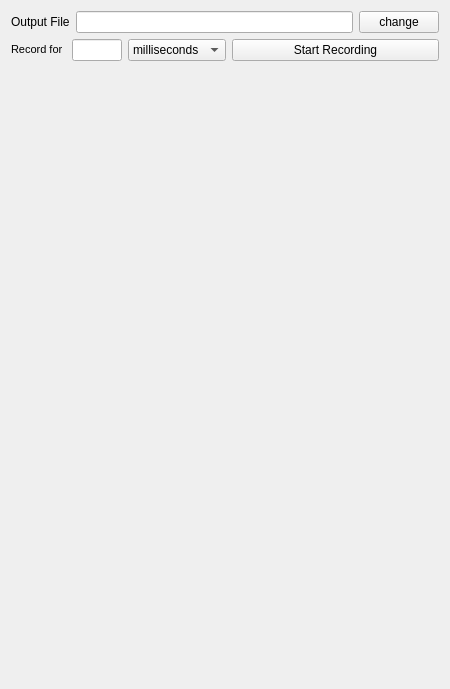
<?xml version="1.0" encoding="UTF-8"?>
<ui version="4.0">
 <class>QmitkIGTLoggerWidgetControls</class>
 <widget class="QWidget" name="QmitkIGTLoggerWidgetControls">
  <property name="geometry">
   <rect>
    <x>0</x>
    <y>0</y>
    <width>450</width>
    <height>689</height>
   </rect>
  </property>
  <property name="windowTitle">
   <string>Form</string>
  </property>
  <layout class="QVBoxLayout" name="verticalLayout_3">
   <item>
    <layout class="QGridLayout" name="gridLayout_2">
     <item row="0" column="0">
      <widget class="QLabel" name="label_2">
       <property name="text">
        <string>Output File</string>
       </property>
      </widget>
     </item>
     <item row="0" column="2">
      <widget class="QPushButton" name="m_pbLoadDir">
       <property name="maximumSize">
        <size>
         <width>90</width>
         <height>16777215</height>
        </size>
       </property>
       <property name="font">
        <font>
         <weight>50</weight>
         <bold>false</bold>
        </font>
       </property>
       <property name="text">
        <string>change</string>
       </property>
       <property name="checkable">
        <bool>false</bool>
       </property>
      </widget>
     </item>
     <item row="0" column="1">
      <widget class="QLineEdit" name="m_leOutputFile">
       <property name="minimumSize">
        <size>
         <width>200</width>
         <height>0</height>
        </size>
       </property>
      </widget>
     </item>
    </layout>
   </item>
   <item>
    <layout class="QHBoxLayout" name="horizontalLayout_2">
     <item>
      <widget class="QLabel" name="label_11">
       <property name="text">
        <string>&lt;!DOCTYPE HTML PUBLIC &quot;-//W3C//DTD HTML 4.0//EN&quot; &quot;http://www.w3.org/TR/REC-html40/strict.dtd&quot;&gt;
&lt;html&gt;&lt;head&gt;&lt;meta name=&quot;qrichtext&quot; content=&quot;1&quot; /&gt;&lt;style type=&quot;text/css&quot;&gt;
p, li { white-space: pre-wrap; }
&lt;/style&gt;&lt;/head&gt;&lt;body style=&quot; font-family:'MS Shell Dlg 2'; font-size:8.25pt; font-weight:400; font-style:normal;&quot;&gt;
&lt;p style=&quot; margin-top:0px; margin-bottom:0px; margin-left:0px; margin-right:0px; -qt-block-indent:0; text-indent:0px;&quot;&gt;&lt;span style=&quot; font-size:8pt;&quot;&gt;Record for &lt;/span&gt;&lt;/p&gt;&lt;/body&gt;&lt;/html&gt;</string>
       </property>
      </widget>
     </item>
     <item>
      <widget class="QLineEdit" name="m_leRecordingValue">
       <property name="maximumSize">
        <size>
         <width>50</width>
         <height>16777215</height>
        </size>
       </property>
      </widget>
     </item>
     <item>
      <widget class="QComboBox" name="m_cbRecordingType">
       <item>
        <property name="text">
         <string>milliseconds</string>
        </property>
       </item>
       <item>
        <property name="text">
         <string># samples</string>
        </property>
       </item>
       <item>
        <property name="text">
         <string>infinite</string>
        </property>
       </item>
      </widget>
     </item>
     <item>
      <widget class="QPushButton" name="m_pbStartRecording">
       <property name="sizePolicy">
        <sizepolicy hsizetype="Expanding" vsizetype="Minimum">
         <horstretch>0</horstretch>
         <verstretch>0</verstretch>
        </sizepolicy>
       </property>
       <property name="text">
        <string>Start Recording</string>
       </property>
       <property name="icon">
        <iconset resource="../resources/IGTUI.qrc">
         <normaloff>:/IGTUI/record.png</normaloff>
         <normalon>:/IGTUI/stop_recording.png</normalon>:/IGTUI/record.png</iconset>
       </property>
       <property name="checkable">
        <bool>true</bool>
       </property>
      </widget>
     </item>
    </layout>
   </item>
   <item>
    <spacer name="verticalSpacer">
     <property name="orientation">
      <enum>Qt::Vertical</enum>
     </property>
     <property name="sizeHint" stdset="0">
      <size>
       <width>20</width>
       <height>40</height>
      </size>
     </property>
    </spacer>
   </item>
  </layout>
 </widget>
 <resources>
  <include location="../resources/IGTUI.qrc"/>
 </resources>
 <connections/>
</ui>
